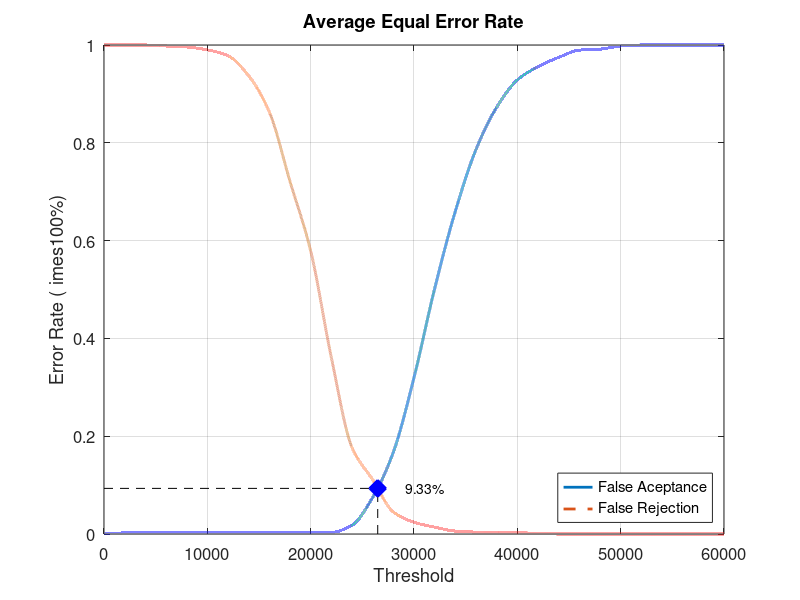
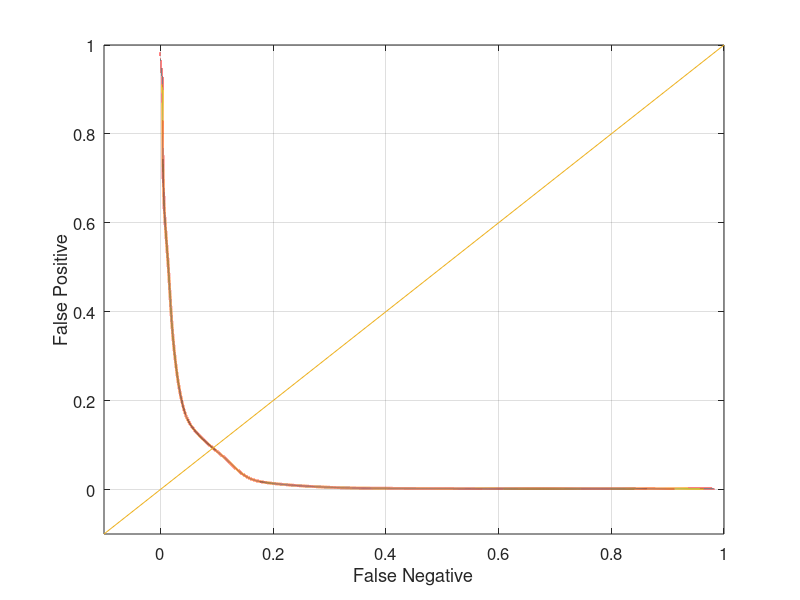

MATLAB code to generate these figures, in order:
close all;
clear;
clc;
x = 0:2000:60000;
xq = 0:0.5:60000;

y0 = [0 0.00210526 0.00210526 0.00210526 0.00210526 0.00210526 0.00210526 0.00210526 0.00210526 0.00210526 0.00210526 0.0031579 0.0178947 0.0747368 0.167368 0.32 0.502105 0.66 0.786316 0.872632 0.928421 0.955789 0.974737 0.989474 0.991579 0.997895 1 1 1 1 1]
yy0 = interp1(x, y0, xq, 'pchip');
y1 = [1 1 1 0.998 0.996 0.99 0.978 0.937 0.863 0.721 0.579 0.361 0.177 0.111 0.045 0.024 0.014 0.006 0.004 0.004 0.003 0.001 0 0 0 0 0 0 0 0 0]
yy1 = interp1(x, y1, xq, 'pchip');

% Calculating EER: 
y2 = abs(y0 - y1);
find(y2 == min(y2))
yy2 = abs(yy0 - yy1);
xEER = find(yy2 == min(yy2));
xEERIndex = xq(xEER) % X-axis EER
yEER = yy0(xEER) % Y-axis EER

main = figure
plot(xq, yy0,'-','LineWidth', 2);	hold on
plot(xq, yy1,'--','LineWidth', 2);	hold on
plot([xEERIndex xEERIndex], [0 yEER], 'k--');	hold on
plot([0 xEERIndex], [yEER yEER], 'k--');	hold on
plot(xEERIndex, yEER, 'bx', 'LineWidth', 10);	hold on
text(xEERIndex + 10 * xEERIndex / 100, yEER, [num2str(round((10000 * yEER)) / 100) '%'])
legend('False Aceptance', 'False Rejection', 'Location', 'SouthEast')
xlabel('Threshold')
ylabel('Error Rate (	imes100%)')
title('Average Equal Error Rate')
set(gca, 'FontSize', 12)
axis([0 60000 0 1])
grid on

print(main, 'Database4AverageMain', '-dpng');
FNRxFPR = figure('Color', [1 1 1]);
plot(yy1, yy0, '-', yy1, yy0, 'LineWidth', 2);
hold on
y = -0.1:0.1:1
plot(y, y); 
set(gca, 'FontSize', 12)
xlabel('False Negative')
ylabel('False Positive')
axis([-0.1 1 -0.1 1])
set(gca, 'FontSize', 12)
grid on

print(FNRxFPR, 'Database4AverageFNRxFPR','-dpng');
